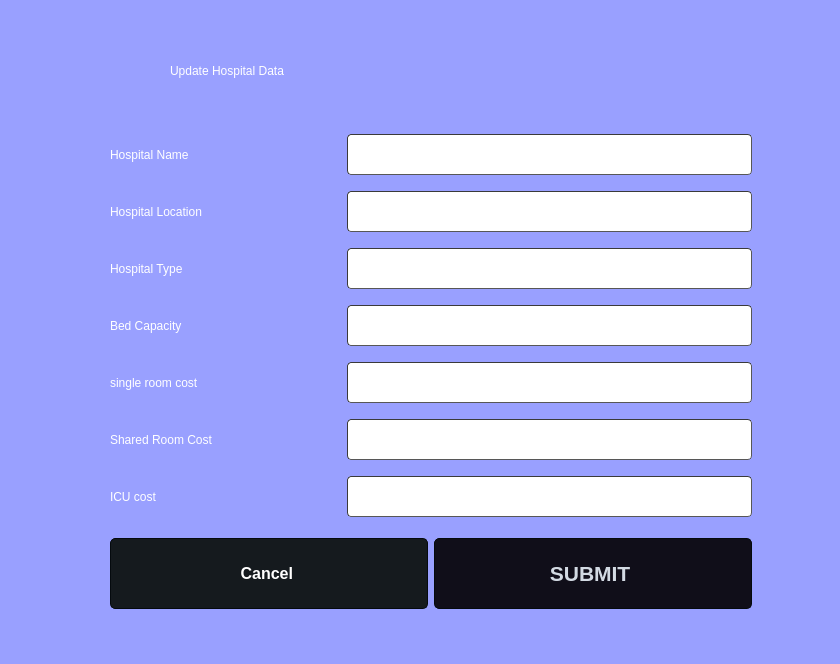
<?xml version="1.0" encoding="UTF-8"?>
<ui version="4.0">
 <class>Dialog</class>
 <widget class="QDialog" name="Dialog">
  <property name="geometry">
   <rect>
    <x>0</x>
    <y>0</y>
    <width>840</width>
    <height>664</height>
   </rect>
  </property>
  <property name="styleSheet">
   <string notr="true">
QMainWindow {
	background-color:rgb(76, 77, 78);
	font: 9pt &quot;Segoe UI&quot;;
}
QDialog {
	background-color:rgb(153,160,255);
}
QColorDialog {
	background-color:rgb(76, 77, 78);
}
QTextEdit {
	background-color:rgb(0, 0, 0);
	color: #a9b7c6;
}
QPlainTextEdit {
	selection-background-color:#007b50;
	background-color:#1e1d23;
	border-style: solid;
	border-top-color: transparent;
	border-right-color: transparent;
	border-left-color: transparent;
	border-bottom-color: transparent;
	border-width: 1px;
	color: #a9b7c6;
}
QPushButton{
	border-style: solid;
	border-top-color: transparent;
	border-right-color: transparent;
	border-left-color: transparent;
	border-bottom-color: transparent;
	border-width: 1px;
	border-style: solid;
	color: #a9b7c6;
	padding: 2px;
	background-color: #1e1d23;
}
QPushButton::default{
	border-style: inset;
	border-top-color: transparent;
	border-right-color: transparent;
	border-left-color: transparent;
	border-bottom-color: #04b97f;
	border-width: 1px;
	color: #a9b7c6;
	padding: 2px;
	background-color: #1e1d23;
}
QToolButton {
	border-style: solid;
	border-top-color: transparent;
	border-right-color: transparent;
	border-left-color: transparent;
	border-bottom-color: #04b97f;
	border-bottom-width: 1px;
	border-style: solid;
	color: #a9b7c6;
	padding: 2px;
	background-color: #1e1d23;
}
QToolButton:hover{
	border-style: solid;
	border-top-color: transparent;
	border-right-color: transparent;
	border-left-color: transparent;
	border-bottom-color: #37efba;
	border-bottom-width: 2px;
	border-style: solid;
	color: #FFFFFF;
	padding-bottom: 1px;
	background-color: #1e1d23;
}
QPushButton:hover{
	border-style: solid;
	border-top-color: transparent;
	border-right-color: transparent;
	border-left-color: transparent;
	border-bottom-color: #37efba;
	border-bottom-width: 1px;
	border-style: solid;
	color: #FFFFFF;
	padding-bottom: 2px;
	background-color: #1e1d23;
}
QPushButton:pressed{
	border-style: solid;
	border-top-color: transparent;
	border-right-color: transparent;
	border-left-color: transparent;
	border-bottom-color: #37efba;
	border-bottom-width: 2px;
	border-style: solid;
	color: #37efba;
	padding-bottom: 1px;
	background-color: #1e1d23;
}
QPushButton:disabled{
	border-style: solid;
	border-top-color: transparent;
	border-right-color: transparent;
	border-left-color: transparent;
	border-bottom-color: #808086;
	border-bottom-width: 2px;
	border-style: solid;
	color: #808086;
	padding-bottom: 1px;
	background-color: #1e1d23;
}
QLineEdit {
	border-width: 1px; border-radius: 4px;
	border-color: rgb(58, 58, 58);
	border-style: inset;
	padding: 0 8px;
	color: #a9b7c6;
	background:#1e1d23;
	selection-background-color:#007b50;
	selection-color: #FFFFFF;
}
QLabel {
	color: rgb(255, 255, 255);
}
QLCDNumber {
	color: #37e6b4;
}
QProgressBar {
	text-align: center;
	color: rgb(240, 240, 240);
	border-width: 1px; 
	border-radius: 10px;
	border-color: rgb(58, 58, 58);
	border-style: inset;
	background-color:#1e1d23;
}
QProgressBar::chunk {
	background-color: #04b97f;
	border-radius: 5px;
}
QMenuBar {
	background-color: #1e1d23;
}
QMenuBar::item {
	color: #a9b7c6;
  	spacing: 3px;
  	padding: 1px 4px;
  	background: #1e1d23;
}

QMenuBar::item:selected {
  	background:#1e1d23;
	color: #FFFFFF;
}
QMenu::item:selected {
	border-style: solid;
	border-top-color: transparent;
	border-right-color: transparent;
	border-left-color: #04b97f;
	border-bottom-color: transparent;
	border-left-width: 2px;
	color: #FFFFFF;
	padding-left:15px;
	padding-top:4px;
	padding-bottom:4px;
	padding-right:7px;
	background-color: #1e1d23;
}
QMenu::item {
	border-style: solid;
	border-top-color: transparent;
	border-right-color: transparent;
	border-left-color: transparent;
	border-bottom-color: transparent;
	border-bottom-width: 1px;
	border-style: solid;
	color: #a9b7c6;
	padding-left:17px;
	padding-top:4px;
	padding-bottom:4px;
	padding-right:7px;
	background-color: #1e1d23;
}
QMenu{
	background-color:#1e1d23;
}
QTabWidget {
	color:rgb(0,0,0);
	background-color:#1e1d23;
}
QTabWidget::pane {
		border-color: rgb(77,77,77);
		background-color:#1e1d23;
		border-style: solid;
		border-width: 1px;
    	border-radius: 6px;
}
QTabBar::tab {
	border-style: solid;
	border-top-color: transparent;
	border-right-color: transparent;
	border-left-color: transparent;
	border-bottom-color: transparent;
	border-bottom-width: 1px;
	border-style: solid;
	color: #808086;
	padding: 3px;
	margin-left:3px;
	background-color: #1e1d23;
}
QTabBar::tab:selected, QTabBar::tab:last:selected, QTabBar::tab:hover {
  	border-style: solid;
	border-top-color: transparent;
	border-right-color: transparent;
	border-left-color: transparent;
	border-bottom-color: #04b97f;
	border-bottom-width: 2px;
	border-style: solid;
	color: #FFFFFF;
	padding-left: 3px;
	padding-bottom: 2px;
	margin-left:3px;
	background-color: #1e1d23;
}

QCheckBox {
	color: #a9b7c6;
	padding: 2px;
}
QCheckBox:disabled {
	color: #808086;
	padding: 2px;
}

QCheckBox:hover {
	border-radius:4px;
	border-style:solid;
	padding-left: 1px;
	padding-right: 1px;
	padding-bottom: 1px;
	padding-top: 1px;
	border-width:1px;
	border-color: rgb(87, 97, 106);
	background-color:#1e1d23;
}
QCheckBox::indicator:checked {

	height: 10px;
	width: 10px;
	border-style:solid;
	border-width: 1px;
	border-color: #04b97f;
	color: #a9b7c6;
	background-color: #04b97f;
}
QCheckBox::indicator:unchecked {

	height: 10px;
	width: 10px;
	border-style:solid;
	border-width: 1px;
	border-color: #04b97f;
	color: #a9b7c6;
	background-color: transparent;
}
QRadioButton {
	color: #a9b7c6;
	background-color: #1e1d23;
	padding: 1px;
}
QRadioButton::indicator:checked {
	height: 10px;
	width: 10px;
	border-style:solid;
	border-radius:5px;
	border-width: 1px;
	border-color: #04b97f;
	color: #a9b7c6;
	background-color: #04b97f;
}
QRadioButton::indicator:!checked {
	height: 10px;
	width: 10px;
	border-style:solid;
	border-radius:5px;
	border-width: 1px;
	border-color: #04b97f;
	color: #a9b7c6;
	background-color: transparent;
}
QStatusBar {
	color:#027f7f;
}
QSpinBox {
	color: #a9b7c6;	
	background-color: #1e1d23;
}
QDoubleSpinBox {
	color: #a9b7c6;	
	background-color: #1e1d23;
}
QTimeEdit {
	color: #a9b7c6;	
	background-color: #1e1d23;
}
QDateTimeEdit {
	color: #a9b7c6;	
	background-color: #1e1d23;
}
QDateEdit {
	color: #a9b7c6;	
	background-color: #1e1d23;
}
QComboBox {
	color: #a9b7c6;	
	background: #1e1d23;
}
QComboBox:editable {
	background: #1e1d23;
	color: #a9b7c6;
	selection-background-color: #1e1d23;
}
QComboBox QAbstractItemView {
	color: #a9b7c6;	
	background: #1e1d23;
	selection-color: #FFFFFF;
	selection-background-color: #1e1d23;
}
QComboBox:!editable:on, QComboBox::drop-down:editable:on {
	color: #a9b7c6;	
	background: #1e1d23;
}
QFontComboBox {
	color: #a9b7c6;	
	background-color: #1e1d23;
}
QToolBox {
	color: #a9b7c6;
	background-color: #1e1d23;
}
QToolBox::tab {
	color: #a9b7c6;
	background-color: #1e1d23;
}
QToolBox::tab:selected {
	color: #FFFFFF;
	background-color: #1e1d23;
}
QScrollArea {
	color: #FFFFFF;
	background-color: #1e1d23;
}
QSlider::groove:horizontal {
	height: 5px;
	background: #04b97f;
}
QSlider::groove:vertical {
	width: 5px;
	background: #04b97f;
}
QSlider::handle:horizontal {
	background: qlineargradient(x1:0, y1:0, x2:1, y2:1, stop:0 #b4b4b4, stop:1 #8f8f8f);
	border: 1px solid #5c5c5c;
	width: 14px;
	margin: -5px 0;
	border-radius: 7px;
}
QSlider::handle:vertical {
	background: qlineargradient(x1:1, y1:1, x2:0, y2:0, stop:0 #b4b4b4, stop:1 #8f8f8f);
	border: 1px solid #5c5c5c;
	height: 14px;
	margin: 0 -5px;
	border-radius: 7px;
}
QSlider::add-page:horizontal {
    background: white;
}
QSlider::add-page:vertical {
    background: white;
}
QSlider::sub-page:horizontal {
    background: #04b97f;
}
QSlider::sub-page:vertical {
    background: #04b97f;
}</string>
  </property>
  <widget class="QLabel" name="label">
   <property name="geometry">
    <rect>
     <x>170</x>
     <y>10</y>
     <width>541</width>
     <height>121</height>
    </rect>
   </property>
   <property name="styleSheet">
    <string notr="true">font: 35pt &quot;Modern No. 20&quot;;</string>
   </property>
   <property name="text">
    <string>Update Hospital Data</string>
   </property>
  </widget>
  <widget class="QWidget" name="layoutWidget">
   <property name="geometry">
    <rect>
     <x>110</x>
     <y>120</y>
     <width>642</width>
     <height>498</height>
    </rect>
   </property>
   <layout class="QGridLayout" name="gridLayout_2">
    <item row="0" column="0">
     <layout class="QGridLayout" name="gridLayout">
      <item row="0" column="0">
       <layout class="QHBoxLayout" name="horizontalLayout_7">
        <item>
         <widget class="QLabel" name="label_5">
          <property name="minimumSize">
           <size>
            <width>231</width>
            <height>51</height>
           </size>
          </property>
          <property name="styleSheet">
           <string notr="true">font: 25pt &quot;Modern No. 20&quot;;</string>
          </property>
          <property name="text">
           <string>Hospital Name </string>
          </property>
         </widget>
        </item>
        <item>
         <widget class="QLineEdit" name="line_name">
          <property name="minimumSize">
           <size>
            <width>377</width>
            <height>41</height>
           </size>
          </property>
          <property name="font">
           <font>
            <pointsize>14</pointsize>
            <bold>true</bold>
           </font>
          </property>
          <property name="styleSheet">
           <string notr="true">background-color:rgb(255, 255, 255)</string>
          </property>
         </widget>
        </item>
       </layout>
      </item>
      <item row="1" column="0">
       <layout class="QHBoxLayout" name="horizontalLayout_6">
        <item>
         <widget class="QLabel" name="label_2">
          <property name="minimumSize">
           <size>
            <width>231</width>
            <height>51</height>
           </size>
          </property>
          <property name="styleSheet">
           <string notr="true">font: 25pt &quot;Modern No. 20&quot;;</string>
          </property>
          <property name="text">
           <string>Hospital Location </string>
          </property>
         </widget>
        </item>
        <item>
         <widget class="QLineEdit" name="line_location">
          <property name="minimumSize">
           <size>
            <width>377</width>
            <height>41</height>
           </size>
          </property>
          <property name="font">
           <font>
            <pointsize>14</pointsize>
            <bold>true</bold>
           </font>
          </property>
          <property name="styleSheet">
           <string notr="true">background-color:rgb(255, 255, 255)</string>
          </property>
         </widget>
        </item>
       </layout>
      </item>
      <item row="2" column="0">
       <layout class="QHBoxLayout" name="horizontalLayout_5">
        <item>
         <widget class="QLabel" name="label_6">
          <property name="minimumSize">
           <size>
            <width>231</width>
            <height>51</height>
           </size>
          </property>
          <property name="styleSheet">
           <string notr="true">font: 25pt &quot;Modern No. 20&quot;;</string>
          </property>
          <property name="text">
           <string>Hospital Type</string>
          </property>
         </widget>
        </item>
        <item>
         <widget class="QLineEdit" name="line_type">
          <property name="minimumSize">
           <size>
            <width>375</width>
            <height>41</height>
           </size>
          </property>
          <property name="font">
           <font>
            <pointsize>14</pointsize>
            <bold>true</bold>
           </font>
          </property>
          <property name="styleSheet">
           <string notr="true">background-color:rgb(255, 255, 255)</string>
          </property>
         </widget>
        </item>
       </layout>
      </item>
      <item row="3" column="0">
       <layout class="QHBoxLayout" name="horizontalLayout_4">
        <item>
         <widget class="QLabel" name="label_8">
          <property name="minimumSize">
           <size>
            <width>231</width>
            <height>51</height>
           </size>
          </property>
          <property name="styleSheet">
           <string notr="true">font: 25pt &quot;Modern No. 20&quot;;</string>
          </property>
          <property name="text">
           <string>Bed Capacity </string>
          </property>
         </widget>
        </item>
        <item>
         <widget class="QLineEdit" name="line_bed">
          <property name="minimumSize">
           <size>
            <width>377</width>
            <height>41</height>
           </size>
          </property>
          <property name="font">
           <font>
            <pointsize>14</pointsize>
            <bold>true</bold>
           </font>
          </property>
          <property name="styleSheet">
           <string notr="true">background-color:rgb(255, 255, 255)</string>
          </property>
         </widget>
        </item>
       </layout>
      </item>
      <item row="4" column="0">
       <layout class="QHBoxLayout" name="horizontalLayout_3">
        <item>
         <widget class="QLabel" name="label_4">
          <property name="minimumSize">
           <size>
            <width>231</width>
            <height>51</height>
           </size>
          </property>
          <property name="styleSheet">
           <string notr="true">font: 25pt &quot;Modern No. 20&quot;;</string>
          </property>
          <property name="text">
           <string>single room cost </string>
          </property>
         </widget>
        </item>
        <item>
         <widget class="QLineEdit" name="line_single">
          <property name="minimumSize">
           <size>
            <width>377</width>
            <height>41</height>
           </size>
          </property>
          <property name="font">
           <font>
            <pointsize>14</pointsize>
            <bold>true</bold>
           </font>
          </property>
          <property name="styleSheet">
           <string notr="true">background-color:rgb(255, 255, 255)</string>
          </property>
         </widget>
        </item>
       </layout>
      </item>
      <item row="5" column="0">
       <layout class="QHBoxLayout" name="horizontalLayout_2">
        <item>
         <widget class="QLabel" name="label_7">
          <property name="minimumSize">
           <size>
            <width>231</width>
            <height>51</height>
           </size>
          </property>
          <property name="styleSheet">
           <string notr="true">font: 24pt &quot;Modern No. 20&quot;;</string>
          </property>
          <property name="text">
           <string>Shared Room Cost </string>
          </property>
         </widget>
        </item>
        <item>
         <widget class="QLineEdit" name="line_shared">
          <property name="minimumSize">
           <size>
            <width>375</width>
            <height>41</height>
           </size>
          </property>
          <property name="font">
           <font>
            <pointsize>14</pointsize>
            <bold>true</bold>
           </font>
          </property>
          <property name="styleSheet">
           <string notr="true">background-color:rgb(255, 255, 255)</string>
          </property>
         </widget>
        </item>
       </layout>
      </item>
      <item row="6" column="0">
       <layout class="QHBoxLayout" name="horizontalLayout">
        <item>
         <widget class="QLabel" name="label_9">
          <property name="minimumSize">
           <size>
            <width>231</width>
            <height>52</height>
           </size>
          </property>
          <property name="styleSheet">
           <string notr="true">font: 25pt &quot;Modern No. 20&quot;;
font: 24pt &quot;Simplified Arabic&quot;;</string>
          </property>
          <property name="text">
           <string>ICU cost </string>
          </property>
         </widget>
        </item>
        <item>
         <widget class="QLineEdit" name="line_icu">
          <property name="minimumSize">
           <size>
            <width>375</width>
            <height>41</height>
           </size>
          </property>
          <property name="font">
           <font>
            <pointsize>14</pointsize>
            <bold>true</bold>
           </font>
          </property>
          <property name="styleSheet">
           <string notr="true">background-color:rgb(255, 255, 255)</string>
          </property>
         </widget>
        </item>
       </layout>
      </item>
     </layout>
    </item>
    <item row="1" column="0">
     <layout class="QHBoxLayout" name="horizontalLayout_8">
      <item>
       <widget class="QPushButton" name="pushButton_2">
        <property name="minimumSize">
         <size>
          <width>301</width>
          <height>71</height>
         </size>
        </property>
        <property name="font">
         <font>
          <family>Yu Gothic UI</family>
          <pointsize>12</pointsize>
          <italic>false</italic>
          <bold>true</bold>
         </font>
        </property>
        <property name="styleSheet">
         <string notr="true">
QPushButton{
	border-style: solid;
	border-color: #050a0e;
	border-width: 1px;
	border-radius: 5px;
	color: #d3dae3;
	padding: 2px;
	background-color: #100E19;
    font: 700 12pt &quot;Yu Gothic UI&quot;;
}
QPushButton::default{
	border-style: solid;
	border-color: #050a0e;
	border-width: 1px;
	border-radius: 5px;
	color: #FFFFFF;
	padding: 2px;
	background-color: #151a1e;
font: 700 16pt &quot;Yu Gothic UI&quot;;
}
QPushButton:hover{
	border-style: solid;
	border-top-color: qlineargradient(spread:pad, x1:0, y1:1, x2:1, y2:1, stop:0 #C0DB50, stop:0.4 #C0DB50, stop:0.5 #100E19, stop:1 #100E19);
    border-bottom-color: qlineargradient(spread:pad, x1:0, y1:1, x2:1, y2:1, stop:0 #100E19, stop:0.5 #100E19, stop:0.6 #C0DB50, stop:1 #C0DB50);
    border-left-color: qlineargradient(spread:pad, x1:0, y1:0, x2:0, y2:1, stop:0 #C0DB50, stop:0.3 #C0DB50, stop:0.7 #100E19, stop:1 #100E19);
    border-right-color: qlineargradient(spread:pad, x1:0, y1:1, x2:0, y2:0, stop:0 #C0DB50, stop:0.3 #C0DB50, stop:0.7 #100E19, stop:1 #100E19);
	border-width: 2px;
    border-radius: 1px;
	color: #d3dae3;
	padding: 2px;
}
QPushButton:pressed{
	border-style: solid;
	border-top-color: qlineargradient(spread:pad, x1:0, y1:1, x2:1, y2:1, stop:0 #d33af1, stop:0.4 #d33af1, stop:0.5 #100E19, stop:1 #100E19);
    border-bottom-color: qlineargradient(spread:pad, x1:0, y1:1, x2:1, y2:1, stop:0 #100E19, stop:0.5 #100E19, stop:0.6 #d33af1, stop:1 #d33af1);
    border-left-color: qlineargradient(spread:pad, x1:0, y1:0, x2:0, y2:1, stop:0 #d33af1, stop:0.3 #d33af1, stop:0.7 #100E19, stop:1 #100E19);
    border-right-color: qlineargradient(spread:pad, x1:0, y1:1, x2:0, y2:0, stop:0 #d33af1, stop:0.3 #d33af1, stop:0.7 #100E19, stop:1 #100E19);
	border-width: 2px;
    border-radius: 1px;
	color: #d3dae3;
	padding: 2px;
}
</string>
        </property>
        <property name="text">
         <string>Cancel </string>
        </property>
       </widget>
      </item>
      <item>
       <widget class="QPushButton" name="pushButton">
        <property name="minimumSize">
         <size>
          <width>311</width>
          <height>71</height>
         </size>
        </property>
        <property name="font">
         <font>
          <family>Yu Gothic UI</family>
          <pointsize>16</pointsize>
          <italic>false</italic>
          <bold>true</bold>
         </font>
        </property>
        <property name="styleSheet">
         <string notr="true">
QPushButton{
	border-style: solid;
	border-color: #050a0e;
	border-width: 1px;
	border-radius: 5px;
	color: #d3dae3;
	padding: 2px;
	background-color: #100E19;
    font: 700 16pt &quot;Yu Gothic UI&quot;;
}
QPushButton::default{
	border-style: solid;
	border-color: #050a0e;
	border-width: 1px;
	border-radius: 5px;
	color: #FFFFFF;
	padding: 2px;
	background-color: #151a1e;
font: 700 16pt &quot;Yu Gothic UI&quot;;
}
QPushButton:hover{
	border-style: solid;
	border-top-color: qlineargradient(spread:pad, x1:0, y1:1, x2:1, y2:1, stop:0 #C0DB50, stop:0.4 #C0DB50, stop:0.5 #100E19, stop:1 #100E19);
    border-bottom-color: qlineargradient(spread:pad, x1:0, y1:1, x2:1, y2:1, stop:0 #100E19, stop:0.5 #100E19, stop:0.6 #C0DB50, stop:1 #C0DB50);
    border-left-color: qlineargradient(spread:pad, x1:0, y1:0, x2:0, y2:1, stop:0 #C0DB50, stop:0.3 #C0DB50, stop:0.7 #100E19, stop:1 #100E19);
    border-right-color: qlineargradient(spread:pad, x1:0, y1:1, x2:0, y2:0, stop:0 #C0DB50, stop:0.3 #C0DB50, stop:0.7 #100E19, stop:1 #100E19);
	border-width: 2px;
    border-radius: 1px;
	color: #d3dae3;
	padding: 2px;
}
QPushButton:pressed{
	border-style: solid;
	border-top-color: qlineargradient(spread:pad, x1:0, y1:1, x2:1, y2:1, stop:0 #d33af1, stop:0.4 #d33af1, stop:0.5 #100E19, stop:1 #100E19);
    border-bottom-color: qlineargradient(spread:pad, x1:0, y1:1, x2:1, y2:1, stop:0 #100E19, stop:0.5 #100E19, stop:0.6 #d33af1, stop:1 #d33af1);
    border-left-color: qlineargradient(spread:pad, x1:0, y1:0, x2:0, y2:1, stop:0 #d33af1, stop:0.3 #d33af1, stop:0.7 #100E19, stop:1 #100E19);
    border-right-color: qlineargradient(spread:pad, x1:0, y1:1, x2:0, y2:0, stop:0 #d33af1, stop:0.3 #d33af1, stop:0.7 #100E19, stop:1 #100E19);
	border-width: 2px;
    border-radius: 1px;
	color: #d3dae3;
	padding: 2px;
}
</string>
        </property>
        <property name="text">
         <string>SUBMIT </string>
        </property>
       </widget>
      </item>
     </layout>
    </item>
   </layout>
  </widget>
 </widget>
 <resources/>
 <connections/>
</ui>
